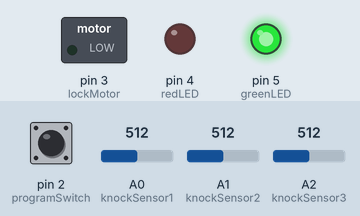
Bench run of a sketch on a simulated Arduino Uno, built with avr-gcc and run on an emulated ATmega328P. On the bench: switched loads named in the sketch (green lamp = pin HIGH), output pins drawn as LEDs (lit = HIGH). Inputs (shaded band) come from the test bench; at power-on: A0 (knockSensor1) = 512, pin 2 (programSwitch) LOW, A1 (knockSensor2) = 512, A2 (knockSensor3) = 512. What the sketch prints to the serial monitor is not drawn.

Above: at 1.8 s.
1.9 s: A0 (knockSensor1) set to 12
At 5.9 s:
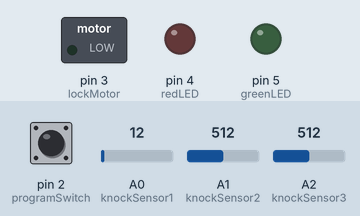
6.9 s: A0 (knockSensor1) set to 9
At 7.5 s:
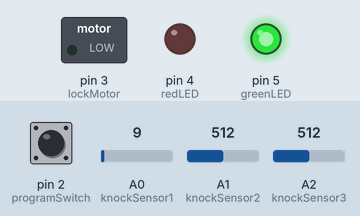
Timing chart, 0 to 9.9 s (numbered marks = the images above; inputs shaded):
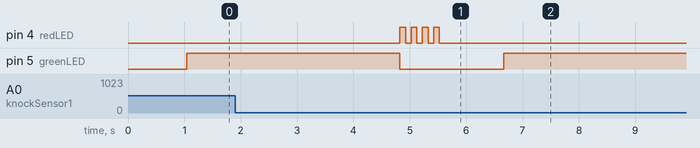

Measured:
- the behaviour switches between 11 and 10 on A0 (knockSensor1) (found by bisection; images 1 and 2)
- after the input at 6.9 s, pin 4 (redLED): stops changing and stays LOW; pin 5 (greenLED): stays HIGH (without the input it goes to LOW after 3.5 s)

The sketch:

Door_Lock_3_Sensors.ino
```cpp
// (licence header left out)
// Pin definitions
const int knockSensor1 = 0;         // Piezo sensor on pin 0.
const int knockSensor2 = 1;         // Piezo sensor on pin 1.
const int knockSensor3 = 2;         // Piezo sensor on pin 2.
const int programSwitch = 2;       // If this is high we program a new code.
const int lockMotor = 3;           // Gear motor used to turn the lock.
const int redLED = 4;              // Status LED
const int greenLED = 5;            // Status LED

// Tuning constants.  Could be made vars and hoooked to potentiometers for soft configuration, etc.
const int threshold1 = 10;
const int threshold2 = 10;
const int threshold3 = 10;        // Minimum signal from the piezo to register as a knock
const int rejectValue = 20;        // If an individual knock is off by this percentage of a knock we don't unlock..
const int averageRejectValue = 15; // If the average timing of the knocks is off by this percent we don't unlock.
const int knockFadeTime = 1000;     // milliseconds we allow a knock to fade before we listen for another one. (Debounce timer.)
const int lockTurnTime = 650;      // milliseconds that we run the motor to get it to go a half turn.

const int maximumKnocks = 30;       // Maximum number of knocks to listen for.
const int knockComplete = 2000;     // Longest time to wait for a knock before we assume that it's finished.


// Variables.
int secretCode[maximumKnocks] = {50, 25, 25, 50, 100, 50, 0, 0, 0, 0, 0, 0, 0, 0, 0, 0, 0, 0, 0, 0};  // Initial setup: "Shave and a Hair Cut, two bits."
int knockReading1[maximumKnocks];
int knockReading2[maximumKnocks];
int knockReading3[maximumKnocks];   // 3 arrays of knocks, 1 for each sensor.
int knockSensorValue1 = 0;
int knockSensorValue2 = 0;
int knockSensorValue3 = 0;  // Last reading of the knock sensor.
int programButtonPressed = false;   // Flag so we remember the programming button setting at the end of the cycle.

bool hasKnocked1 = false;
bool hasKnocked2 = false;
bool hasKnocked3 = false;

int temp1 = 0;
int temp2 = 0;
int temp3 = 0;


void setup() {
  pinMode(lockMotor, OUTPUT);
  pinMode(redLED, OUTPUT);
  pinMode(greenLED, OUTPUT);
  pinMode(programSwitch, INPUT);

  Serial.begin(9600);               			// Uncomment the Serial.bla lines for debugging.
  Serial.println("Program start.");  			// but feel free to comment them out after it's working right.

  digitalWrite(greenLED, HIGH);      // Green LED on, everything is go.
}

void loop() {
  // Listen for any knock at all.
    knockSensorValue1 = analogRead(knockSensor1);
    knockSensorValue2 = analogRead(knockSensor2);
    knockSensorValue3 = analogRead(knockSensor3);


  if (digitalRead(programSwitch)==HIGH){  // is the program button pressed?
    programButtonPressed = true;          // Yes, so lets save that state
    digitalWrite(redLED, HIGH);           // and turn on the red light too so we know we're programming.
  } else {
    programButtonPressed = false;
    digitalWrite(redLED, LOW);
  }

  if (knockSensorValue1 >=threshold1 || knockSensorValue2 >= threshold2 || knockSensorValue3 >= threshold3){
    listenToSecretKnock();
  }

}

// Records the timing of knocks.
void listenToSecretKnock() {
  Serial.println("knock starting");

  int i = 0;
  // First lets reset the listening array.
  for (i=0;i<maximumKnocks;i++){
    knockReading1[i]=0;
    knockReading2[i]=0;
    knockReading3[i]=0;
  }

  int currentKnockNumber=0;        			// Incrementer for the array.

  int startTime=millis();           			// Reference for when this knock started.
  int now=millis();

  digitalWrite(greenLED, LOW);      			// we blink the LED for a bit as a visual indicator of the knock.
  if (programButtonPressed==true){
     digitalWrite(redLED, LOW);                         // and the red one too if we're programming a new knock.
  }
  delay(knockFadeTime);                       	        // wait for this peak to fade before we listen to the next one.
  digitalWrite(greenLED, HIGH);
  if (programButtonPressed==true){
     digitalWrite(redLED, HIGH);
  }
  do {
    //listen for the next knock or wait for it to timeout.
    knockSensorValue1 = 0;
    knockSensorValue2 = 0;
    knockSensorValue3 = 0;
    int time1;
    int time2;
    int time3;

    while(true) {
      temp2 = analogRead(knockSensor2);
      if(temp2>threshold2) {
        knockSensorValue2 = temp2;
        time2 = micros();
        break;
      }
    }
    while(true) {
      temp1 = analogRead(knockSensor1);
      if(temp1>threshold1) {
        knockSensorValue1 = temp1;
        time1 = micros();
        break;
      }
    }
    while(true) {
      temp3 = analogRead(knockSensor3);
      if(temp3>threshold3) {
        knockSensorValue3 = temp3;
        time3 = micros();
        break;
      }
    }


  // Ever iteration updates each sensor individually
  // SENSOR 1
    if (knockSensorValue1 >=threshold1){                   //got another knock...
      //record the delay time.
      Serial.println("1st Sensor");
      Serial.println(String(knockSensorValue1));
      now=millis();
      knockReading1[currentKnockNumber] = now-startTime;
      currentKnockNumber ++;                             //increment the counter
      startTime=now;
      // and reset our timer for the next knock
      digitalWrite(greenLED, LOW);
      if (programButtonPressed==true){
        digitalWrite(redLED, LOW);                       // and the red one too if we're programming a new knock.
      }
      hasKnocked1 = true;
      digitalWrite(greenLED, HIGH);
      if (programButtonPressed==true){
        digitalWrite(redLED, HIGH);
      }
    }

     // SENSOR 2
    if (knockSensorValue2 >=threshold2){                   //got another knock...
      //record the delay time.
      Serial.println("2nd Sensor");
      Serial.println(String(knockSensorValue2));
      now=millis();
      knockReading2[currentKnockNumber] = now-startTime;
      currentKnockNumber ++;
      startTime=now;
      // and reset our timer for the next knock
      digitalWrite(greenLED, LOW);
      if (programButtonPressed==true){
        digitalWrite(redLED, LOW);                       // and the red one too if we're programming a new knock.
      }
      hasKnocked2 = true;
      digitalWrite(greenLED, HIGH);
      if (programButtonPressed==true){
        digitalWrite(redLED, HIGH);
      }
    }

     // SENSOR 3
    if (knockSensorValue3 >=threshold3){                   //got another knock...
      //record the delay time.
      Serial.println("3rd Sensor");
      Serial.println(String(knockSensorValue3));
      now=millis();
      knockReading3[currentKnockNumber] = now-startTime;
      currentKnockNumber ++;
      startTime=now;
      // and reset our timer for the next knock
      digitalWrite(greenLED, LOW);
      if (programButtonPressed==true){
        digitalWrite(redLED, LOW);                       // and the red one too if we're programming a new knock.
      }
      hasKnocked3 = true;
      digitalWrite(greenLED, HIGH);
      if (programButtonPressed==true){
        digitalWrite(redLED, HIGH);
      }
    }

    if(hasKnocked1 || hasKnocked2 || hasKnocked3) {
      // delay(knockFadeTime);
      hasKnocked1 = false; hasKnocked2 = false; hasKnocked3 = false;
    }

    Serial.println(time1-time2);
    Serial.println(time3-time2);

    delay(200);

    now=millis();

    //did we timeout or run out of knocks?
  } while ((now-startTime < knockComplete) && (currentKnockNumber < maximumKnocks));

  //we've got our knock recorded, lets see if it's valid
  if (programButtonPressed==false){             // only if we're not in progrmaing mode.
    if (validateKnock() == true){
      triggerDoorUnlock();
    } else {
      Serial.println("Secret knock failed.");

      // Print sensor arrays
      Serial.println("First Sensor");
      Serial.print("[");
      for (int i = 0; i < maximumKnocks ; i++) {
        Serial.print(String(knockReading1[i]));
        if (i!=maximumKnocks-1) {
        Serial.print(", ");
        }
        else {
          Serial.println("]");
        }
        delay(20);
      }

      Serial.println("Second Sensor");
      Serial.print("[");
      for (int i = 0; i < maximumKnocks ; i++) {
        Serial.print(String(knockReading2[i]));
        if (i!=maximumKnocks-1) {
        Serial.print(", ");
        }
        else {
          Serial.println("]");
        }
        delay(20);
      }

      Serial.println("Third Sensor");
      Serial.print("[");
      for (int i = 0; i < maximumKnocks ; i++) {
        Serial.print(String(knockReading3[i]));
        if (i!=maximumKnocks-1) {
        Serial.print(", ");
        }
        else {
          Serial.println("]");
        }
        delay(20);
      }


      digitalWrite(greenLED, LOW);  		// We didn't unlock, so blink the red LED as visual feedback.
      for (i=0;i<4;i++){
        digitalWrite(redLED, HIGH);
        delay(100);
        digitalWrite(redLED, LOW);
        delay(100);
      }
      digitalWrite(greenLED, HIGH);
    }
  } else { // if we're in programming mode we still validate the lock, we just don't do anything with the lock
    validateKnock();
    // and we blink the green and red alternately to show that program is complete.
    Serial.println("New lock stored.");
    digitalWrite(redLED, LOW);
    digitalWrite(greenLED, HIGH);
    for (i=0;i<3;i++){
      delay(100);
      digitalWrite(redLED, HIGH);
      digitalWrite(greenLED, LOW);
      delay(100);
      digitalWrite(redLED, LOW);
      digitalWrite(greenLED, HIGH);
    }
  }
}


// Runs the motor (or whatever) to unlock the door.
void triggerDoorUnlock(){
  Serial.println("Door unlocked!");
  int i=0;

  // turn the motor on for a bit.
  digitalWrite(lockMotor, HIGH);
  digitalWrite(greenLED, HIGH);            // And the green LED too.

  delay (lockTurnTime);                    // Wait a bit.

  digitalWrite(lockMotor, LOW);            // Turn the motor off.

  // Blink the green LED a few times for more visual feedback.
  for (i=0; i < 5; i++){
      digitalWrite(greenLED, LOW);
      delay(100);
      digitalWrite(greenLED, HIGH);
      delay(100);
  }

}

// Sees if our knock matches the secret.
// returns true if it's a good knock, false if it's not.
// todo: break it into smaller functions for readability.
boolean validateKnock(){
  int i=0;

  // simplest check first: Did we get the right number of knocks?
  int currentKnockCount = 0;
  int secretKnockCount = 0;
  int maxKnockInterval = 0;          			// We use this later to normalize the times.

  for (i=0;i<maximumKnocks;i++){
    if (knockReading1[i] > 0){
      currentKnockCount++;
    }
    if (secretCode[i] > 0){  					//todo: precalculate this.
      secretKnockCount++;
    }

    if (knockReading1[i] > maxKnockInterval){ 	// collect normalization data while we're looping.
      maxKnockInterval = knockReading1[i];
    }
  }

  // If we're recording a new knock, save the info and get out of here.
  if (programButtonPressed==true){
      for (i=0;i<maximumKnocks;i++){ // normalize the times
        secretCode[i]= map(knockReading1[i],0, maxKnockInterval, 0, 100);
      }
      // And flash the lights in the recorded pattern to let us know it's been programmed.
      digitalWrite(greenLED, LOW);
      digitalWrite(redLED, LOW);
      delay(1000);
      digitalWrite(greenLED, HIGH);
      digitalWrite(redLED, HIGH);
      delay(50);
      for (i = 0; i < maximumKnocks ; i++){
        digitalWrite(greenLED, LOW);
        digitalWrite(redLED, LOW);
        // only turn it on if there's a delay
        if (secretCode[i] > 0){
          delay( map(secretCode[i],0, 100, 0, maxKnockInterval)); // Expand the time back out to what it was.  Roughly.
          digitalWrite(greenLED, HIGH);
          digitalWrite(redLED, HIGH);
        }
        delay(50);
      }
	  return false; 	// We don't unlock the door when we are recording a new knock.
  }

  if (currentKnockCount != secretKnockCount){
    return false;
  }

  /*  Now we compare the relative intervals of our knocks, not the absolute time between them.
      (ie: if you do the same pattern slow or fast it should still open the door.)
      This makes it less picky, which while making it less secure can also make it
      less of a pain to use if you're tempo is a little slow or fast.
  */
  int totaltimeDifferences=0;
  int timeDiff=0;
  for (i=0;i<maximumKnocks;i++){ // Normalize the times
    knockReading1[i]= map(knockReading1[i],0, maxKnockInterval, 0, 100);
    knockReading2[i]= map(knockReading2[i],0, maxKnockInterval, 0, 100);
    knockReading3[i]= map(knockReading3[i],0, maxKnockInterval, 0, 100);
    timeDiff = abs(knockReading1[i]-secretCode[i]);
    if (timeDiff > rejectValue){ // Individual value too far out of whack
      return false;
    }
    totaltimeDifferences += timeDiff;
  }
  // It can also fail if the whole thing is too inaccurate.
  if (totaltimeDifferences/secretKnockCount>averageRejectValue){
    return false;
  }

  return true;

}
```
